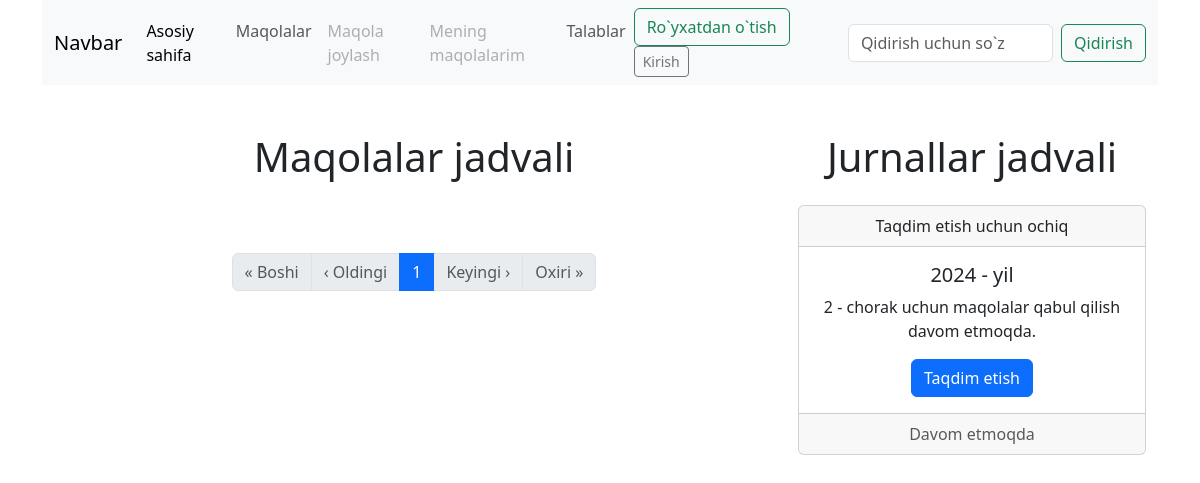
Before: /articles/?page=122 with the older database file.
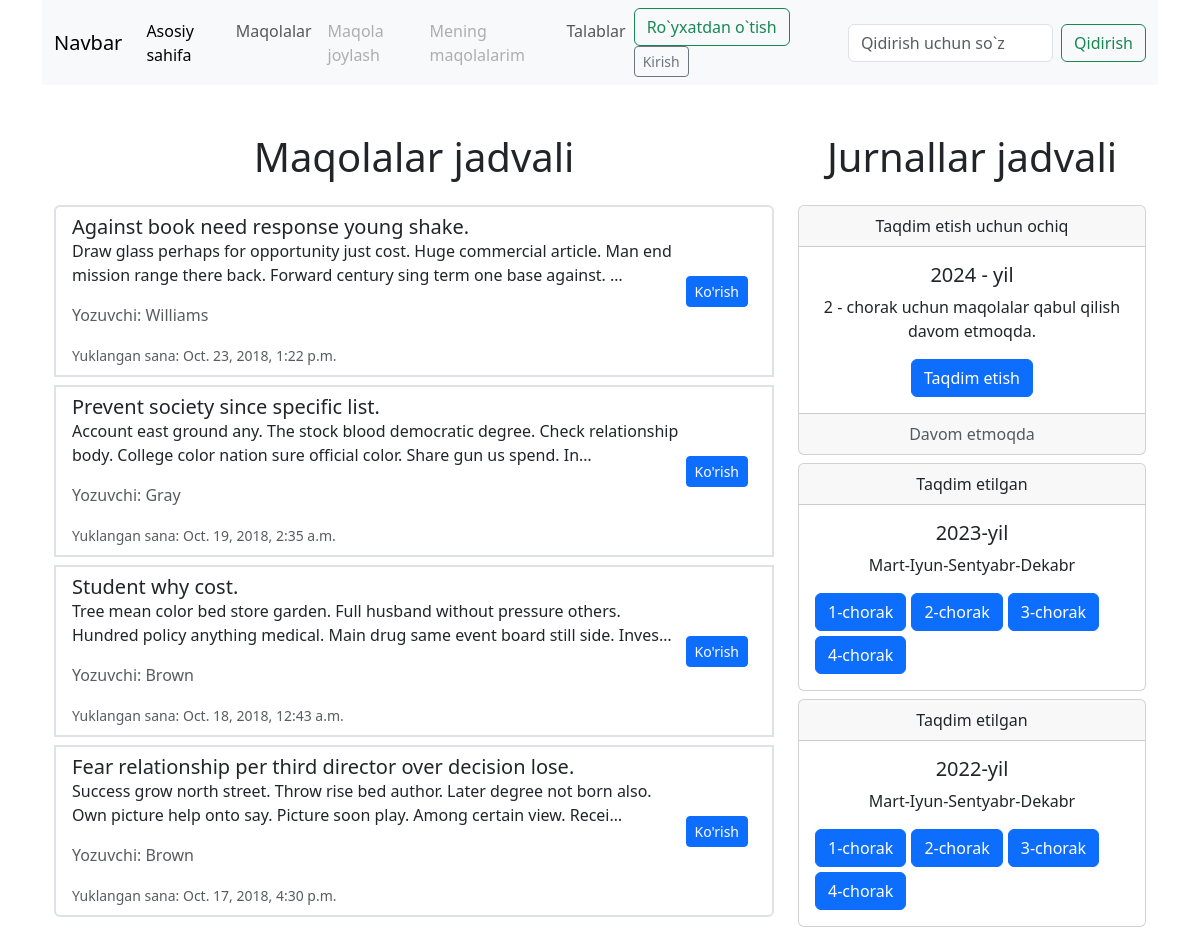
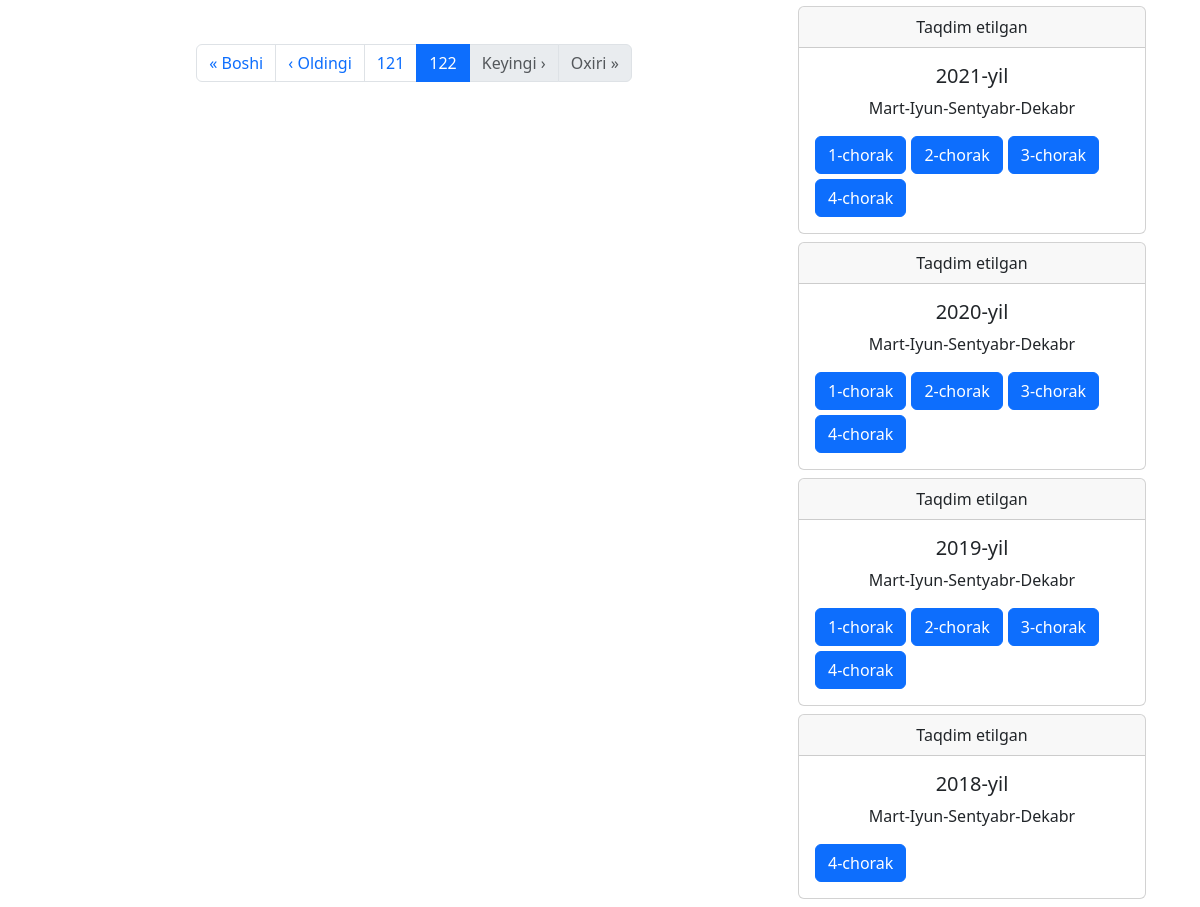
After: the same page with the newer database file (2 pictures, top to bottom).
### articles/models.py (models this page shows, shortened)
class Article(models.Model):
    user = models.ForeignKey(User, on_delete=models.CASCADE)
    title = models.CharField(max_length=255)
    description = models.TextField()
    reason = models.TextField(default="Kiritilmagan")
    file_url = models.FileField(upload_to='article_files/')
    status = models.IntegerField(default=0)
    created_at = models.DateTimeField(auto_now_add=True)
    updated_at = models.DateTimeField(auto_now=True)

### accounts/models.py (models this page shows, shortened)
class User(AbstractUser):
    firstname = models.CharField(max_length=100)
    lastname = models.CharField(max_length=100)
    email = models.EmailField()
    institution = models.CharField(max_length=250)
    city = models.CharField(max_length=250)
    country = models.CharField(max_length=250)
    academic_degree = models.CharField(max_length=255)

### articles/views.py (the view, shortened to what this page needs)
# urls.py: path('', views.article_list, name='list_article'),
def article_list(request):
    query = request.GET.get('q')
    search_year = request.GET.get('search_year')
    search_issue = request.GET.get('search_issue')
    last_quarter_start, last_quarter_end = get_last_quarter_dates()
    if query:
        articles = Article.objects.filter(
            status=1
        ).filter(
            Q(title__icontains=query) |
            Q(description__icontains=query)
        ).filter(
            created_at__lt=last_quarter_start  # Exclude articles from last quarter
        ).order_by('-created_at')
    else:
        articles = Article.objects.filter(status=1).all().filter(
            created_at__lt=last_quarter_start  # Exclude articles from last quarter
        ).order_by('-created_at')
    if search_year:
        articles = articles.filter(created_at__year=search_year)
    paginator = Paginator(articles, 14)  # 14 articles per page
    page = request.GET.get('page')
    try:
        articles = paginator.page(page)
    except PageNotAnInteger:
        articles = paginator.page(1)
    except EmptyPage:
        articles = paginator.page(paginator.num_pages)
    articles_years = Article.objects.filter(status=1).all().filter(
            created_at__lt=last_quarter_start  # Exclude articles from last quarter
        ).values_list('created_at__year')
    articles_months = Article.objects.filter(status=1).all().filter(
            created_at__lt=last_quarter_start  # Exclude articles from last quarter
        ).values_list('created_at__year', 'created_at__month')
    issues_years = {i[0]: set() for i in articles_years}
    for year, month in articles_months:
        if month < 4:
            issues_years[year].add(1)
        elif month < 7:
            issues_years[year].add(2)
        elif month < 10:
            issues_years[year].add(3)
        else:
            issues_years[year].add(4)
    issues_years = dict(sorted(issues_years.items(), reverse=True))
    now_year = datetime.now().year
    now_month = datetime.now().month
    if now_month < 4:
        now_issue = 1
    elif now_month < 7:
        now_issue = 2
    elif now_month < 10:
        now_issue = 3
    else:
        now_issue = 4
    return render(request, 'user/pages/article_list.html', {'articles': articles, 'issues': issues_years, 'now_year': now_year, "now_issue": now_issue})

### articles/additional_functions.py (called while the page is built)
def get_last_quarter_dates():
    today = timezone.now()
    quarter = (today.month - 1) // 3 + 1
    last_quarter_start = datetime(today.year, ((quarter - 2) % 4) * 3 + 1, 1)
    last_quarter_end = last_quarter_start.replace(month=last_quarter_start.month + 3) - timedelta(days=1)
    return last_quarter_start, last_quarter_end

### templates/user/pages/article_list.html (shortened to what the changed rows need)
{% extends 'user/master.html' %}
{% block content %}
<div class="container">
    <div class="row">
        <div class="col-md-8">
            <h1 class="text-center mt-5 mb-4">Maqolalar jadvali</h1>
            <ul class="list-group">
                {% for article in articles %}
                    <li class="list-group-item mb-2 border-2">
                        <div class="d-flex justify-content-between align-items-center">
                            <div>
                                <h5 class="mb-0">{{ article.title }}</h5>
                                <p>{{ article.description|truncatechars:150 }}</p>
                                <p class="text-muted">Yozuvchi: {{ article.user.lastname }}</p>
                                <small class="text-muted">Yuklangan sana: {{ article.created_at }}</small>
                          </div>
                        <div>
                            <a href="{% url 'article_detail' article_id=article.id %}" class="btn btn-sm btn-primary me-2">Ko'rish</a>
                        </div>
                        </div>
                    </li>
                {% endfor %}
            </ul>
            <nav aria-label="Page navigation example" class="m-5">
              <ul class="pagination justify-content-center">
                <li class="page-item">
                  <a class="page-link {% if not articles.has_previous %}disabled{% endif %}" href="?page={% if not articles.has_previous %}1{% endif %}"> &laquo; Boshi</a>
                </li>
                <li class="page-item {% if not articles.has_previous %}disabled{% endif %}">
                  <a class="page-link" href="?page={% if articles.has_previous %}{{ articles.previous_page_number }}{% endif %}">&lsaquo; Oldingi</a>
                </li>
                {% for page in articles.paginator.page_range %}
                  {% if page == articles.number %}
                    <li class="page-item active"><a class="page-link" href="?page={{ page }}">{{ page }}</a></li>
                  {% elif page > articles.number|add:'-2' and page < articles.number|add:'2' %}
                    <li class="page-item"><a class="page-link" href="?page={{ page }}">{{ page }}</a></li>
                  {% endif %}
                {% endfor %}
              </ul>
            </nav>
        </div>
        <div class="col-md-4">
            <h1 class="text-center mt-5 mb-4">Jurnallar jadvali</h1>
            {% for year, months in issues.items %}
            <div class="card text-center mt-2 mb-2">
              <div class="card-header">
                Taqdim etilgan
              </div>
              <div class="card-body">
                <h5 class="card-title">{{ year }}-yil</h5>
                <p class="card-text">Mart-Iyun-Sentyabr-Dekabr</p>
                <div class="d-flex align-items-center" style="column-gap: 5px; row-gap: 5px; flex-wrap: wrap">
                  {% for month in months %}
                      <a href="{% url 'list_article' %}?search_year={{ year }}&search_issue={{ month }}" class="btn btn-primary text-nowrap">{{ month }}-chorak</a>
                  {% endfor %}
                </div>
              </div>
            </div>
            {% endfor %}
        </div>
    </div>
</div>
{% endblock content %}

Changed rows visible on the page:
added Article: title "Against book need response young shake.", description "Draw glass perhaps for opportunity just cost. Huge commercial article. Man end mission range there back. Forward century sing term one base against. …", user.lastname "Williams", created_at "Oct. 23, 2018, 1:22 p.m."
added Article: title "Prevent society since specific list.", description "Account east ground any. The stock blood democratic degree. Check relationship body. College color nation sure official color. Share gun us spend. In…", user.lastname "Gray", created_at "Oct. 19, 2018, 2:35 a.m."
added Article: title "Student why cost.", description "Tree mean color bed store garden. Full husband without pressure others. Hundred policy anything medical. Main drug same event board still side. Inves…", user.lastname "Brown", created_at "Oct. 18, 2018, 12:43 a.m."
added Article: title "Fear relationship per third director over decision lose.", description "Success grow north street. Throw rise bed author. Later degree not born also. Own picture help onto say. Picture soon play. Among certain view. Recei…", user.lastname "Brown", created_at "Oct. 17, 2018, 4:30 p.m."
Other visible differences:
new list line: "121"
new list line: "122"
new list line: "Taqdim etilgan 2023 -yil Mart-Iyun-Sentyabr-Dekabr 1 -chorak 2 -chorak 3 -chorak 4 -chorak"
new list line: "Taqdim etilgan 2022 -yil Mart-Iyun-Sentyabr-Dekabr 1 -chorak 2 -chorak 3 -chorak 4 -chorak"
new list line: "Taqdim etilgan 2021 -yil Mart-Iyun-Sentyabr-Dekabr 1 -chorak 2 -chorak 3 -chorak 4 -chorak"
new list line: "Taqdim etilgan 2020 -yil Mart-Iyun-Sentyabr-Dekabr 1 -chorak 2 -chorak 3 -chorak 4 -chorak"
new list line: "Taqdim etilgan 2019 -yil Mart-Iyun-Sentyabr-Dekabr 1 -chorak 2 -chorak 3 -chorak 4 -chorak"
new list line: "Taqdim etilgan 2018 -yil Mart-Iyun-Sentyabr-Dekabr 4 -chorak"
list line gone: "1"
